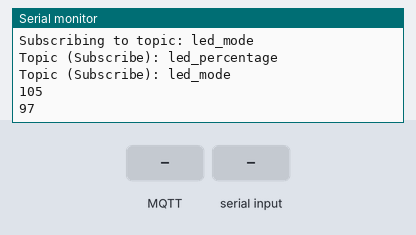
Recording of a sketch running on a simulated Arduino MKR. On the bench: the last lines printed to the serial monitor. The test bench sets the inputs (shaded band). WiFi joins after 1.5 s; servers stay silent unless stated; no MQTT or app messages arrive unless stated.

Above: at 2.7 s.
2.8 s: MQTT message "osas2345" arrives on the first subscribed topic
At 3.9 s:
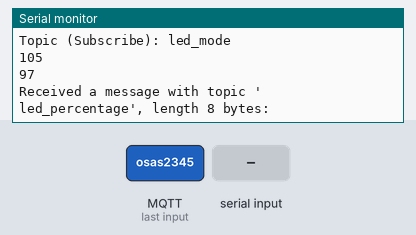
4.3 s: MQTT message "led_percentage" arrives on the first subscribed topic
At 5.0 s:
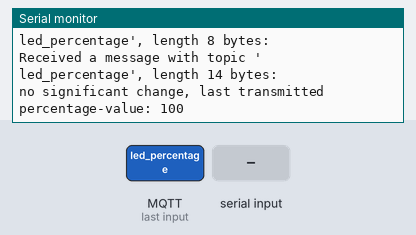
5.8 s: "osas2345\n" received over Serial
At 6.2 s:
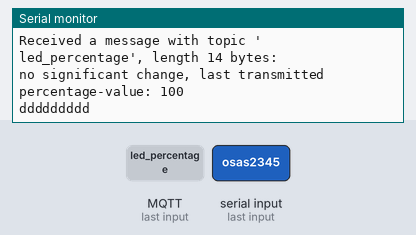
7.3 s: "led_percentage" received over Serial
At 8.5 s:
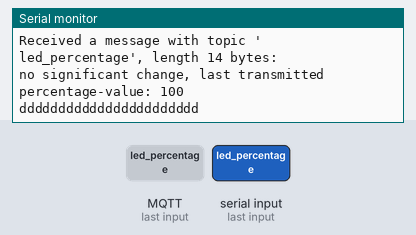
8.8 s: MQTT message "osas2345" arrives on the second subscribed topic
At 9.6 s:
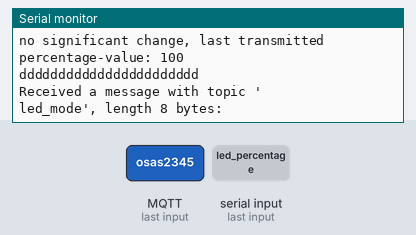
10.3 s: "led_mode" received over Serial
At 10.8 s:
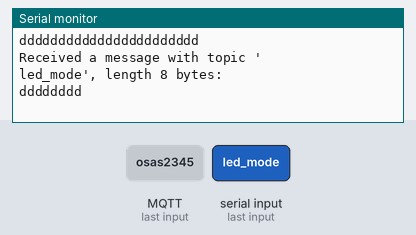

Measured:
- after the input at 2.8 s, the serial monitor: prints a new line at once (image 1)
- after the input at 4.3 s, the serial monitor: prints a new line at once (image 2)
- after the input at 5.8 s, the serial monitor: prints a new line at once (image 3)
- after the input at 7.3 s, the serial monitor: prints a new line at once (image 4)
- after the input at 8.8 s, the serial monitor: prints a new line at once (image 5)
- after the input at 10.3 s, the serial monitor: prints a new line at once (image 6)

The sketch:

mqtt_uart_new.ino
```cpp
#include <HardwareSerial.h>
#include <ArduinoMqttClient.h>
#include <WiFiNINA.h>
#include "arduino_secrets.h"

#define SPIWIFI SPI     // The SPI port
#define SPIWIFI_SS 10   // Chip select pin
#define ESP32_RESETN 5  // Reset pin
#define SPIWIFI_ACK 7   // a.k.a BUSY or READY pin
#define ESP32_GPIO0 -1

// values for UART communication:
unsigned char currentMode = 'a';  // a = audio, i = illuminence
unsigned char audio = 'a';
unsigned char illuminence = 'i';
unsigned char illuminenceData = 0;
unsigned char audioData = 0;
unsigned char mode;
unsigned char percentage = 0;
unsigned char nextPercentage = 0;
unsigned char modeChange = 0;
unsigned char modeChangeIndicator = 105;

///////please enter your sensitive data in the Secret tab/arduino_secrets.h
char ssid[] = SECRET_SSID;  // your network SSID
char pass[] = SECRET_PASS;  // your network password

WiFiClient wifiClient;
MqttClient mqttClient(wifiClient);

const char broker[] = "test.mosquitto.org";
int port = 1883;
const char topic2publish[] = "room_illuminence";
const char topic2publish2[] = "room_volume";
const char topic2subscribe[] = "led_percentage";
const char topic2subscribe2[] = "led_mode";

// ------------------- [PUBLISHER] ---------------
//set interval for sending messages (milliseconds)
const long interval = 8000;
unsigned long previousMillis = 0;

int count = 0;

void setup() {


  // ------------------- [SUBSCRIBER] ---------------
  //Initialize serial and wait for port to open:
  Serial.begin(9600);
  while (!Serial) {
    ;  // wait for serial port to connect. Needed for native USB port only
  }
  // attempt to connect to Wifi network:
  Serial.println();
  Serial.print("Attempting to connect to SSID: ");
  Serial.println(ssid);
  while (WiFi.begin(ssid, pass) != WL_CONNECTED) {
    // failed, retry
    Serial.print(".");
    delay(5000);
  }

  Serial.println("You're connected to the network");
  Serial.println();

  Serial.print("Attempting to connect to the MQTT broker: ");
  Serial.println(broker);

  if (!mqttClient.connect(broker, port)) {
    Serial.print("MQTT connection failed! Error code = ");
    Serial.println(mqttClient.connectError());

    while (1)
      ;
  }

  Serial.println("You're connected to the MQTT broker!");
  Serial.println();

  // ------------------- [SUBSCRIBER] ---------------
  // set the message receive callback
  mqttClient.onMessage(onMqttMessage);

  Serial.print("Subscribing to topic: ");
  Serial.println(topic2subscribe);
  Serial.println();
  mqttClient.subscribe(topic2subscribe);

  Serial.print("Subscribing to topic: ");
  Serial.println(topic2subscribe2);
  Serial.println();
  mqttClient.subscribe(topic2subscribe2);

  // topics can be unsubscribed using:
  // mqttClient.unsubscribe(topic);

  Serial.print("Topic (Subscribe): ");
  Serial.println(topic2subscribe);
  Serial.print("Topic (Subscribe): ");
  Serial.println(topic2subscribe2);

  Serial.println();


  Serial.println(illuminence);
  Serial.println(audio);
  // ------------------- [SUBSCRIBER] ---------------
}

void loop() {
  // ------------------- [SUBSCRIBER] ---------------
  // call poll() regularly to allow the library to receive MQTT messages and
  // send MQTT keep alive which avoids being disconnected by the broker
  mqttClient.poll();
  // ------------------- [SUBSCRIBER] ---------------
  // ------------------- [UART] ---------------
  if (Serial.available()) {
    unsigned char receivedData = Serial.read();
    //delay(50);

    if (receivedData == 255) {
      changeMode();
      Serial.println(currentMode);
    }
    // Do something with received data
    if (currentMode == illuminence) {
      illuminenceData = receivedData;
    } else {  // currentMode == audio
      audioData = receivedData;
    }
    // if (Serial.availableForWrite()) {
      if (modeChange) {
        Serial.write(modeChangeIndicator);
        modeChange = 0;
      } else {
        Serial.write(percentage);
      }
    // }
    //Serial.write(currentMode);
  }
  // ------------------- [UART] ---------------

  // ------------------- [PUBLISHER] ---------------
  unsigned long currentMillis = millis();

  if (currentMillis - previousMillis >= interval) {
    // save the last time a message was sent
    previousMillis = currentMillis;

    if (currentMode == illuminence) {
      mqttClient.beginMessage(topic2publish);
      mqttClient.print(illuminenceData);
      mqttClient.endMessage();
    } else {  // currentMode == audio
      mqttClient.beginMessage(topic2publish2);
      mqttClient.print(audioData);
      mqttClient.endMessage();
    }
    Serial.println();
  }
  // ------------------- [PUBLISHER] ---------------
}

// ------------------- [SUBSCRIBER] ---------------
void onMqttMessage(int messageSize) {
  // we received a message, print out the topic and contents
  Serial.println("Received a message with topic '");
  Serial.print(mqttClient.messageTopic());
  Serial.print("', length ");
  Serial.print(messageSize);
  Serial.println(" bytes:");

  // use the Stream interface to print the contents
  while (mqttClient.available()) {
    if (mqttClient.messageTopic() == "led_percentage") {
      nextPercentage = (unsigned char)mqttClient.read();
      checkPercentage(nextPercentage);
    }
    if (mqttClient.messageTopic() == "led_mode") {
      mode = (unsigned char)mqttClient.read();
      checkMode(mode);
    }
  }
  //checkPercentage(nextPercentage);
  //checkMode(mode);
  Serial.println();
  Serial.println();
}
// ------------------- [SUBSCRIBER] ---------------

void checkPercentage2(unsigned char p) {
  if (p != percentage) {
    if (p > 100) {
      percentage = 100;
    } else {
      percentage = p;
    }
  } else {
    Serial.print("no significant change, last transmitted percentage-value: ");
    Serial.println(percentage);
  }
}

void checkMode(unsigned char m) {
  if (m != currentMode) {
    if (m != audio && m != illuminence) {
    } else {
      modeChange = 1;
      currentMode = m;
    }
  } else {
  }
}

void changeMode() {
  Serial.print(currentMode == audio);
  if (currentMode == audio) {
    currentMode = illuminence;
  }
  if (currentMode == illuminence) {
    currentMode = audio;
  }
}

void checkPercentage(unsigned char p) {
  if (p <= 100 && p >= 0) {  // value in expected range
    if (p != percentage) {
      percentage = p;
    } else {
      Serial.print("no significant change, last transmitted percentage-value: ");
      Serial.println(percentage);
    }
  } else {
    if (p > 100) {
      percentage = 100;
    } else {
      percentage = 0;
    }
  }
}
```

arduino_secrets.h
```cpp
//#define SECRET_SSID "FRITZ!Box 6591 Cable EM"
//#define SECRET_PASS "28326112380646457042"

// #define SECRET_SSID "LeivHandy"
// #define SECRET_PASS "12091996"

//#define SECRET_SSID "EiPhone"
//#define SECRET_PASS "Waldfruchtsahnecreme1"

#define SECRET_SSID "DigiNet"
#define SECRET_PASS "DigiNetE63"

// #define SECRET_SSID "HAW-WLAN"
// #define SECRET_PASS "VXAD-uk73-E3TL-u37g"

// #define SECRET_SSID "iPhone"
// #define SECRET_PASS "osas2345"
```
